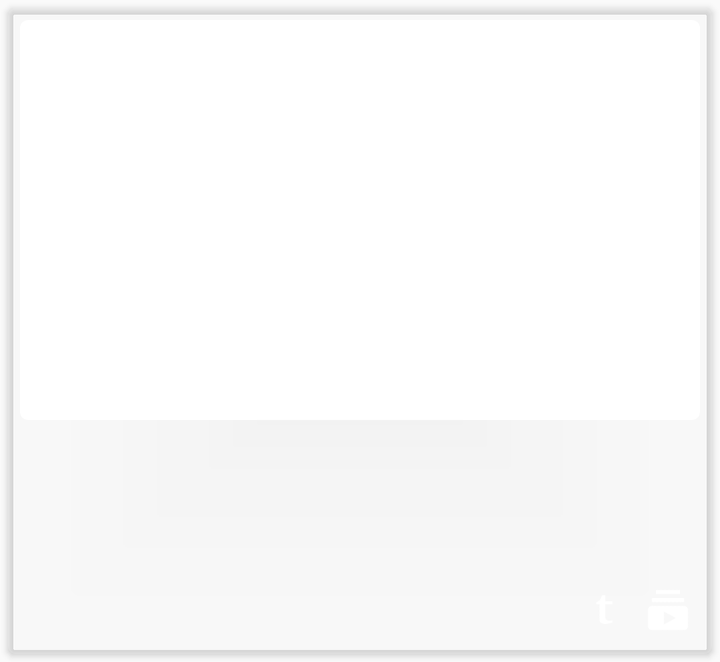
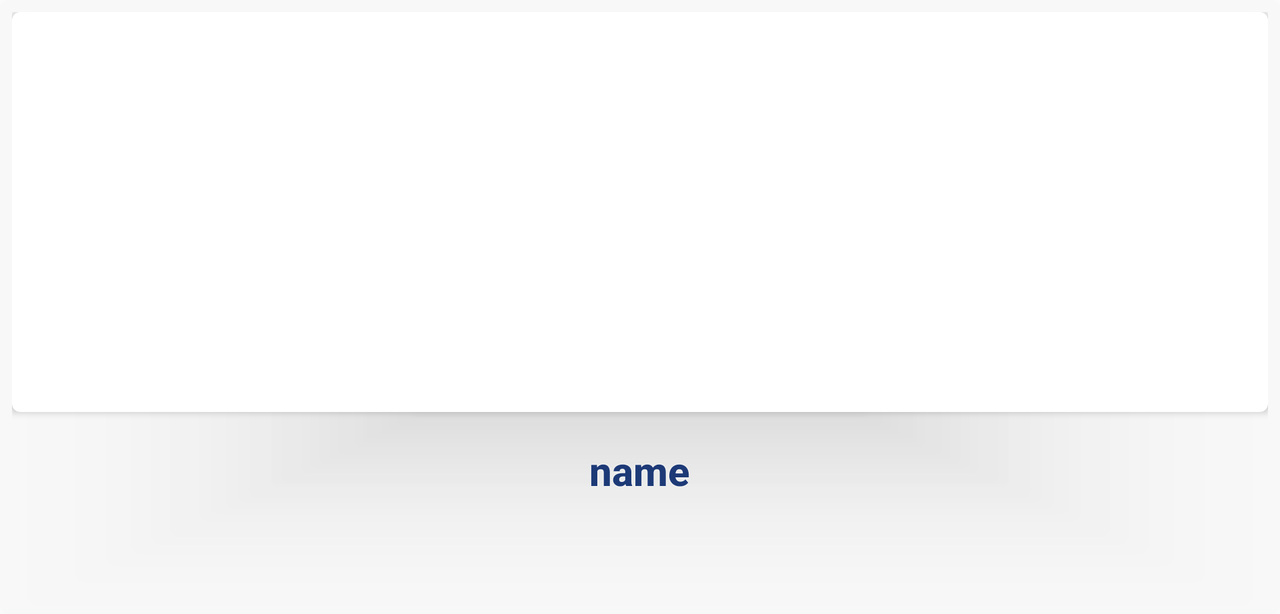

First picture: res/layout/ on a phone held upright. Second picture: the repository's own variant of that layout, on a device whose configuration matches the variant's folder. Source for both follows.
<!-- AndroidManifest.xml: application theme AppTheme -->
<!-- res/layout/episodes_list_item.xml -->
<?xml version="1.0" encoding="utf-8"?>
<android.support.v7.widget.CardView xmlns:android="http://schemas.android.com/apk/res/android"
    xmlns:app="http://schemas.android.com/apk/res-auto"
    android:layout_width="match_parent"
    android:layout_height="wrap_content"
    android:layout_margin="4dp"
    android:orientation="vertical"
    app:cardBackgroundColor="@color/recycler_item_background"
    app:cardCornerRadius="@dimen/episode_item_corner">

    <LinearLayout
        android:id="@+id/frame"
        android:layout_width="match_parent"
        android:layout_height="wrap_content"
        android:layout_margin="@dimen/episode_item_padding"
        android:orientation="vertical">

        <android.support.v7.widget.CardView
            android:layout_width="match_parent"
            android:layout_height="wrap_content"
            app:cardCornerRadius="@dimen/episode_item_image_corner">

            <ImageView
                android:id="@+id/image"
                android:layout_width="match_parent"
                android:layout_height="@dimen/episode_item_image_size"
                android:scaleType="centerCrop" />
        </android.support.v7.widget.CardView>

        <TextView
            android:id="@+id/title"
            android:layout_width="wrap_content"
            android:layout_height="wrap_content"
            android:layout_gravity="center_horizontal"
            android:layout_marginTop="4dp"
            android:fontFamily="sans-serif-medium"
            android:gravity="center"
            android:lines="2"
            android:textColor="@color/light"
            android:textSize="20sp"
            android:textStyle="bold" />


        <TextView
            android:id="@+id/ep"
            android:layout_width="wrap_content"
            android:layout_height="wrap_content"
            android:layout_gravity="center_horizontal"
            android:fontFamily="sans-serif-medium"
            android:gravity="center"
            android:textColor="@color/light"
            android:textSize="18sp" />

        <LinearLayout
            android:layout_width="wrap_content"
            android:layout_height="wrap_content"
            android:layout_gravity="end|bottom">

            <FrameLayout
                android:layout_width="wrap_content"
                android:layout_height="wrap_content">

                <ImageView
                    android:layout_width="24dp"
                    android:layout_height="24dp"
                    android:layout_margin="4dp"
                    android:src="@drawable/ic_torrent_white_24px" />

                <FrameLayout
                    android:id="@+id/t_appearance_label"
                    android:layout_width="12dp"
                    android:layout_height="12dp"
                    android:layout_gravity="end"
                    android:background="@drawable/green_round_6dp">

                    <TextView
                        android:id="@+id/t_appearance_text"
                        android:layout_width="wrap_content"
                        android:layout_height="wrap_content"
                        android:layout_gravity="center"
                        android:fontFamily="sans-serif-medium"
                        android:textColor="@color/light"
                        android:textSize="8sp" />
                </FrameLayout>
            </FrameLayout>

            <FrameLayout
                android:layout_width="wrap_content"
                android:layout_height="wrap_content">

                <ImageView
                    android:layout_width="24dp"
                    android:layout_height="24dp"
                    android:layout_margin="4dp"
                    android:src="@drawable/ic_subscriptions_white_24px" />

                <FrameLayout
                    android:id="@+id/o_appearance_label"
                    android:layout_width="12dp"
                    android:layout_height="12dp"
                    android:layout_gravity="end"
                    android:background="@drawable/green_round_6dp">

                    <TextView
                        android:id="@+id/o_appearance_text"
                        android:layout_width="wrap_content"
                        android:layout_height="wrap_content"
                        android:layout_gravity="center"
                        android:fontFamily="sans-serif-medium"
                        android:textColor="@color/light"
                        android:textSize="8sp" />
                </FrameLayout>
            </FrameLayout>
        </LinearLayout>

    </LinearLayout>

</android.support.v7.widget.CardView>
<!-- resources referenced by this layout -->
<resources>
  <color name="light">#e9e9e9</color>
  <color name="recycler_item_background">#4eee</color>
  <dimen name="episode_item_corner">4dp</dimen>
  <dimen name="episode_item_image_corner">@dimen/episode_item_corner</dimen>
  <dimen name="episode_item_image_size">200dp</dimen>
  <dimen name="episode_item_padding">6dp</dimen>
  <!-- drawable green_round_6dp (drawable) -->
  <?xml version="1.0" encoding="utf-8"?>
  <shape xmlns:android="http://schemas.android.com/apk/res/android"
      android:shape="rectangle">
      <corners android:radius="6dp"/>
      <solid android:color="@color/green_transparent"/>
  </shape>
  <!-- drawable ic_subscriptions_white_24px: png bitmap (drawable, 759 bytes) -->
  <!-- drawable ic_torrent_white_24px: png bitmap (drawable, 536 bytes) -->
  <style name="AppTheme" parent="Theme.AppCompat.Light.DarkActionBar">
          
          <item name="colorPrimary">@color/white</item>
          <item name="colorPrimaryDark">@color/white</item>
          <item name="colorAccent">@color/colorAccent</item>
      </style>
  <color name="white">#fff</color>
  <color name="colorAccent">#FF4081</color>
</resources>
<!-- res/layout-land/episodes_list_item.xml (the repository's variant of the layout above) -->
<!-- drawn on the phone turned sideways -->
<?xml version="1.0" encoding="utf-8"?>
<android.support.v7.widget.CardView xmlns:android="http://schemas.android.com/apk/res/android"
    xmlns:app="http://schemas.android.com/apk/res-auto"
    android:layout_width="match_parent"
    android:layout_height="wrap_content"
    android:orientation="vertical"
    app:cardBackgroundColor="@color/recycler_item_background"
    app:cardCornerRadius="@dimen/episode_item_corner">

    <LinearLayout
        android:id="@+id/frame"
        android:layout_width="match_parent"
        android:layout_height="wrap_content"
        android:layout_margin="@dimen/episode_item_padding"
        android:orientation="vertical">

        <android.support.v7.widget.CardView
            android:layout_width="match_parent"
            android:layout_height="wrap_content"
            app:cardCornerRadius="@dimen/episode_item_image_corner">

            <ImageView
                android:id="@+id/image"
                android:layout_width="match_parent"
                android:layout_height="@dimen/episode_item_image_size"
                android:scaleType="centerCrop" />
        </android.support.v7.widget.CardView>

        <TextView
            android:id="@+id/title"
            android:layout_width="wrap_content"
            android:layout_height="wrap_content"
            android:layout_gravity="center_horizontal"
            android:layout_marginTop="4dp"
            android:fontFamily="sans-serif-medium"
            android:gravity="center"
            android:lines="2"
            android:shadowColor="@color/white"
            android:shadowRadius="2"
            android:text="name"
            android:textColor="@color/episode_item_serial_title_blue"
            android:textSize="20sp"
            android:textStyle="bold" />


        <TextView
            android:id="@+id/ep"
            android:layout_width="wrap_content"
            android:layout_height="wrap_content"
            android:layout_gravity="center_horizontal"
            android:fontFamily="sans-serif-medium"
            android:gravity="center"
            android:textSize="18sp"
            android:shadowColor="@color/white"
            android:shadowRadius="2"
            android:textColor="@color/episode_item_serial_title_blue" />

        <android.support.v7.widget.RecyclerView
            android:id="@+id/tagBar"
            android:layout_marginTop="16dp"
            android:layout_width="match_parent"
            android:layout_height="wrap_content" />
    </LinearLayout>

</android.support.v7.widget.CardView>
<!-- resources referenced by the variant -->
<!-- as the phone turned sideways resolves them -->
<resources>
  <color name="episode_item_serial_title_blue">#1d3a77</color>
  <color name="recycler_item_background">#4eee</color>
  <color name="white">#fff</color>
  <dimen name="episode_item_corner">4dp</dimen>
  <dimen name="episode_item_image_corner">@dimen/episode_item_corner</dimen>
  <dimen name="episode_item_image_size">200dp</dimen>
  <dimen name="episode_item_padding">6dp</dimen>
  <style name="AppTheme" parent="Theme.AppCompat.Light.DarkActionBar">
          
          <item name="colorPrimary">@color/white</item>
          <item name="colorPrimaryDark">@color/white</item>
          <item name="colorAccent">@color/colorAccent</item>
      </style>
  <color name="colorAccent">#FF4081</color>
</resources>
